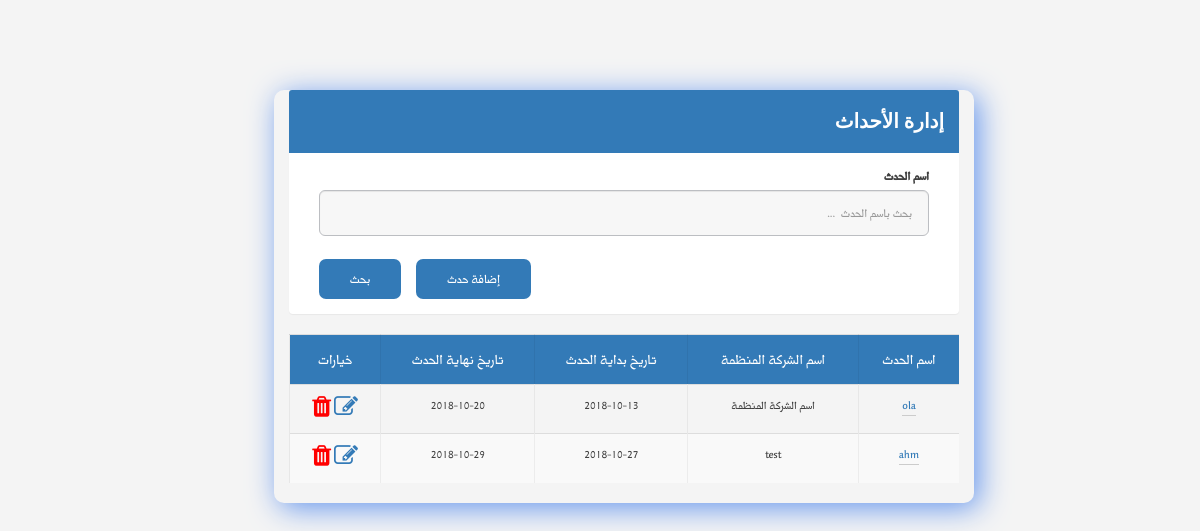
/manageEvent.php (signed in), run on an earlier commit of the app's database.
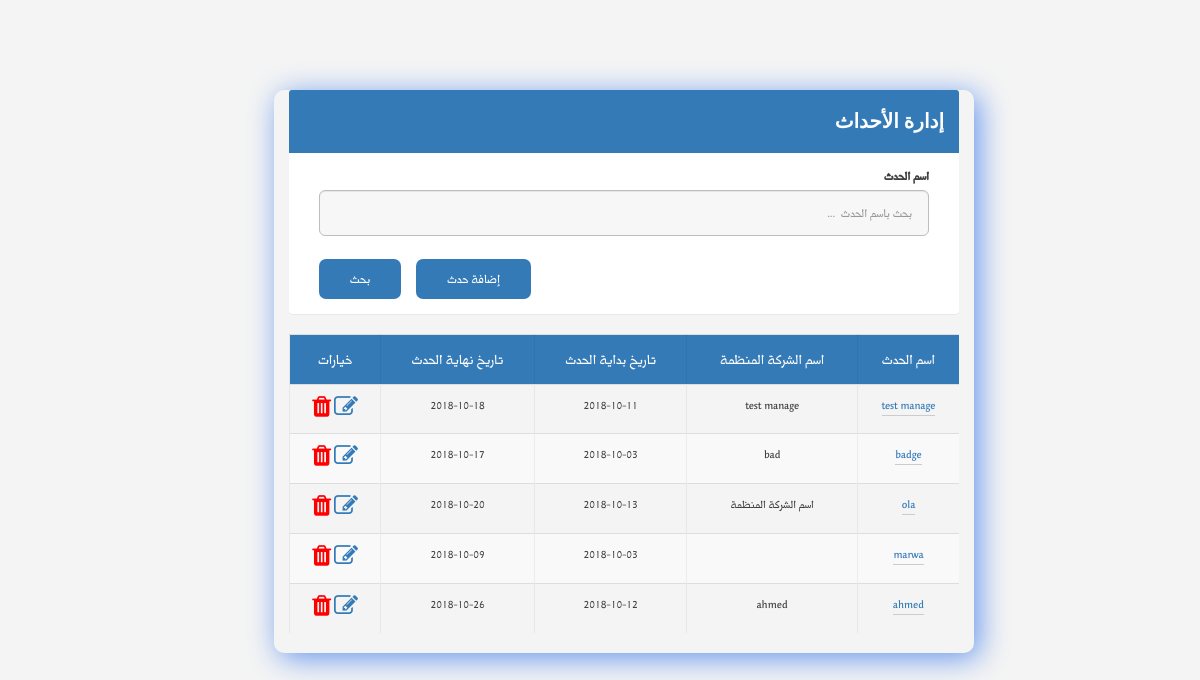
And on a later commit of the database.
### tables this page shows
CREATE TABLE `event` (
  `event_ID` int(5) NOT NULL,
  `name_Event` varchar(30) NOT NULL,
  `descrption_Event` varchar(200) NOT NULL,
  `sartDate_Event` date NOT NULL,
  `endDate_Event` date NOT NULL,
  `location_Event` varchar(30) NOT NULL,
  `organization_name_Event` varchar(30) NOT NULL,
  `eventLink` varchar(140) NOT NULL,
  `maxNumOfAttendee` int(11) NOT NULL,
  `organizer_ID` int(11) NOT NULL,
  `VIPCode` int(5) NOT NULL
);

### manageEvent.php (the view, shortened to what this page needs)
<?php
require_once 'php/connectTosql.php';
$organizerID  = $_SESSION['organizerID'];
if (isset($_GET['eventName']) && $_GET['eventName'] != '') {
 $eventName = $_GET['eventName'];
 $mainQuery = mysqli_query($con, "SELECT * FROM event WHERE organizer_ID = '$organizerID ' AND  name_Event like '%$eventName%' ") or die(mysqli_error($con));
} else {
 $mainQuery = mysqli_query($con, "SELECT * FROM event WHERE organizer_ID = '$organizerID '") or die(mysqli_error($con));
}
?>
<!DOCTYPE html>
<html>
<head>
<link rel="stylesheet" href="https://unpkg.com/purecss@1.0.0/build/pure-min.css">
<link rel="stylesheet" href="css/layouts/custom.css">
<link rel="stylesheet" href="css/font-awesome.min.css">
<link rel="stylesheet" href="css/icon.css">
<link rel="stylesheet" href="css/bootstrap.min.css">
<link rel="stylesheet" href="css/main-rtl.css">
</head>
<body>
  <div class="mainContent">
    <div class="container">
      <div class="panel panel-primary">
        <div class="panel-heading">
          <h4 class="panelTitle">إدارة الأحداث</h4>
        </div>
        <div class="panel-body">
          <form action="manageEvent.php" class="manageEventFrm" method="Get">
            <div class="col-md-12">
              <div class="form-group form-group-lg">
                <label for="eventName" class="control-label"> اسم الحدث</label>
                <input type="text" class="form-control" id="txtEventName" name="eventName" placeholder="بحث باسم الحدث  ..." >
              </div>
            </div>
            <div class="col-md-12">
              <div class="form-group form-group-lg">
                 <input type="submit" value="بحث" name="update" class="btn btn-nor-primary btn-sm">
                 <a class="btn btn-nor-primary btn-sm" href="addEvent.php"> إضافة حدث</a>
              </div>
            </div>
          </form>
        </div>
      </div>
    <table class="table table-striped">
      <tr>
        <th>اسم الحدث</th>
        <th> اسم الشركة المنظمة </th>
        <th> تاريخ بداية الحدث </th>
        <th> تاريخ نهاية الحدث </th>
        <th> خيارات </th>
      </tr>
      <?php
while ($row = mysqli_fetch_array($mainQuery)):
 echo "<tr>";
 echo "<td><a  href='eventDetails.php?eventid=" . $row['event_ID'] . "'>" . $row['name_Event'] . "</a></td>";
 echo "<td>" . $row['organization_name_Event'] . "</td>";
 echo "<td>" . $row['sartDate_Event'] . "</td>";
 echo "<td>" . $row['endDate_Event'] . "</td>";
 echo "<td> <a id='aEditEvent' href='editEvent.php?eventid=" . $row['event_ID'] . "'><span class='fa fa-edit' style='font-size:24px;'></span></a>
				        <a href='#' id='aDeletEvent' class='adelete' data-id=" . $row['event_ID'] . "><span  class=' fa fa-trash' style='font-size:24px;color:red;  '></span> </a></td>
				      </tr>";
 ?>
			      <?php endwhile;?>
    </table>
 </div>
</body>
</html>

What changed in the data, as far as the page shows it:
removed event: name_Event "ahm", organization_name_Event "test", sartDate_Event "2018-10-27", endDate_Event "2018-10-29"
now on this page (row edited): event: name_Event "test manage", organization_name_Event "test manage", sartDate_Event "2018-10-11", endDate_Event "2018-10-18"
now on this page (row edited): event: name_Event "badge", organization_name_Event "bad", sartDate_Event "2018-10-03", endDate_Event "2018-10-17"
now on this page (row edited): event: name_Event "marwa", sartDate_Event "2018-10-03", endDate_Event "2018-10-09"
now on this page (row edited): event: name_Event "ahmed", organization_name_Event "ahmed", sartDate_Event "2018-10-12", endDate_Event "2018-10-26"
